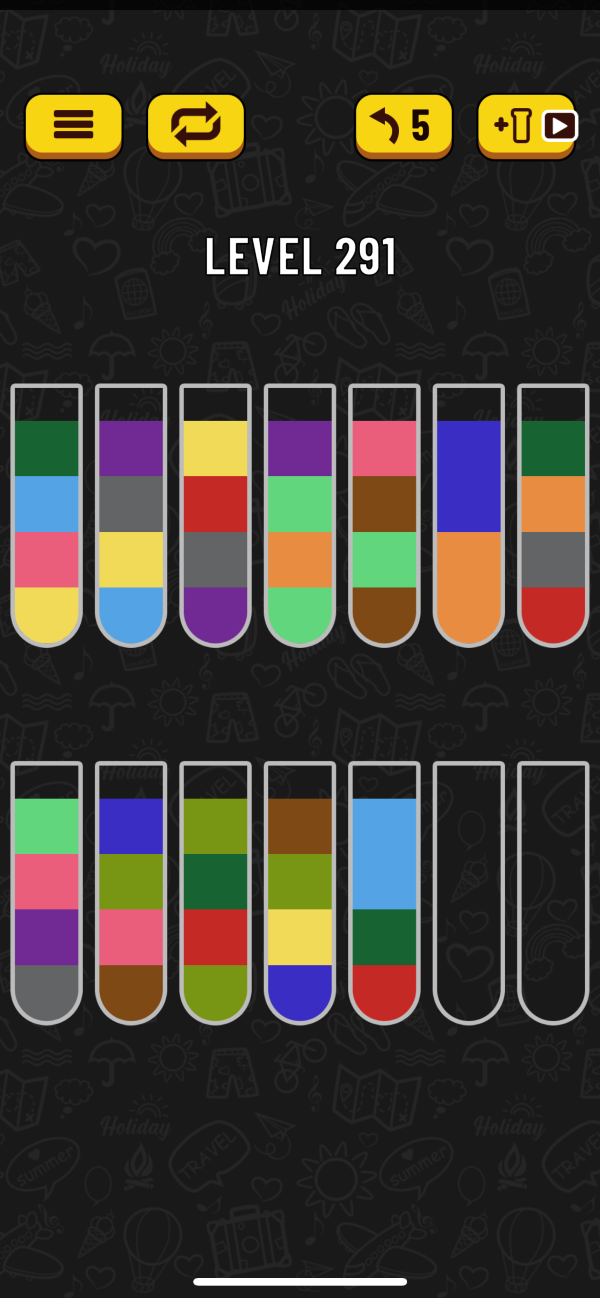
#> input picture lvl291test.png, 600 x 1298 px, given in place of ., which was not available
$ python main.py
#> lines starting #> are read from the running program, lines starting #| are printed output that depends on the picture; pictures that were not available may be replaced by others from this repository, and a replacement may not be noted
#Block: Color, n
#Vial: Block[]
#Board: Vial[]

import time
import copy
import cv2 as cv
import numpy as np
import queue

def fixMoves(moves):
    newmoves = []
    for i in range (0,len(moves)):
        if (i < len(moves) - 1 and moves[i][0] == moves[i+1][1] and moves[i+1][0] == moves[i][1]):
            i += 1
        newmoves.append(moves[i])
    return newmoves
# [34 lines left out: functions incompletVials, moveLegal, makeMove, not called in this run]
def checkWin(board,vialHeight):
    for vial in board:
        if not (len(vial) == 0 or (len(vial) == 1 and vial[0][1] == vialHeight)):
            return False
    return True
# [22 lines left out: function generateMoves, not called in this run]
def boardToString(board,vialHeight):
    out = []
    for vial in board:
        out.append(str(vial))
    out = sorted(out)
    return str(out)
def bfs(initial,vialHeight):
    states = queue.Queue()
    states.put((initial,[],0))
    firstDepthState = []
    c = 0
    prevStates = set()
    while not states.empty():
        c += 1
        top = states.get()
        if top[2] > 1:
            firstDepthState.append(top)
            continue
        stringBoard = boardToString(top[0], vialHeight)
        if stringBoard in prevStates:
            continue
        else:
            prevStates.add(stringBoard)
        if checkWin(top[0], vialHeight):
            finalMoves = fixMoves(top[1])
            return finalMoves
        moves = generateMoves(top[0], vialHeight)
        for move in moves:
            moved = makeMove(top[0], move[0], move[1], vialHeight)
            states.put((moved, top[1] + [(move[0] + 1, move[1] + 1)], top[2] + 1))
    states = queue.PriorityQueue()
    for state in firstDepthState:
        states.put((incompletVials(state[0],vialHeight,state[2]),state))
    while not states.empty():
        top = states.get()[1]
        c += 1
        stringBoard = (boardToString((top[0]),vialHeight))
        if stringBoard in prevStates:
            continue
        else:
            prevStates.add(stringBoard)
        if checkWin(top[0],vialHeight):
            finalMoves = fixMoves(top[1])
            print (str(c) + " States Computed")
            return finalMoves
        moves = generateMoves(top[0],vialHeight)
        for move in moves:
            moved = makeMove(top[0],move[0],move[1],vialHeight)
            states.put((incompletVials(moved,vialHeight,top[2]+1),(moved,top[1] + [(move[0] + 1, move[1] + 1)],top[2] + 1)))
    return "NO SOLUTION"

#cv and such
#1170,2532
totalImageSize = (1170,2532)
inputLocation = input("Enter file name of screenshot including extension (must be in same directory as solver):\n")
#> the answer given: .
#read and find vial locations
img_rgb = cv.imread(inputLocation,0)
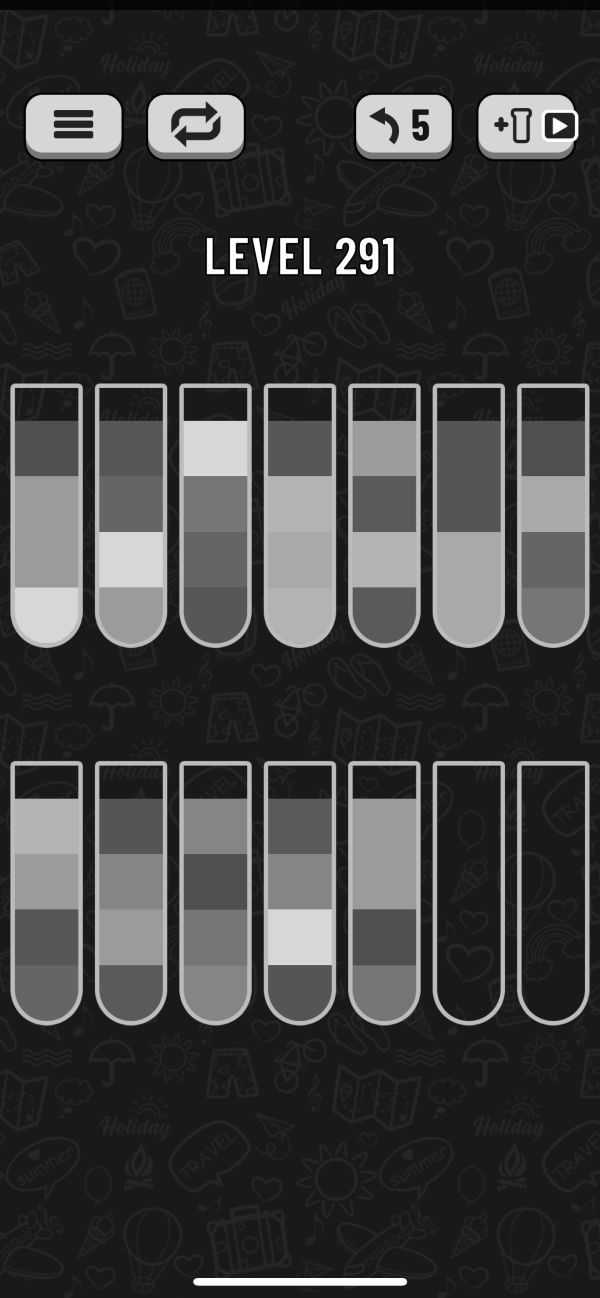
#> img_rgb: shape (1298, 600); min 0, max 255, mean 62.4
ow, oh = img_rgb.shape[::-1]
#> ow = 600; oh = 1298
print(ow,oh)
#| 600 1298
print(int(totalImageSize[1] * ow / totalImageSize[0]))
#| 1298
#img_rgb = img_rgb[0:min(oh,min(oh,int(totalImageSize[1] * ow / totalImageSize[0]))),0:ow]
img_rgb = cv.resize(img_rgb, (totalImageSize[0],int(oh * totalImageSize[0] / ow)))
#> img_rgb: shape (2531, 1170)
cv.imwrite("out.png",img_rgb)
template = cv.imread("vial.png",0)
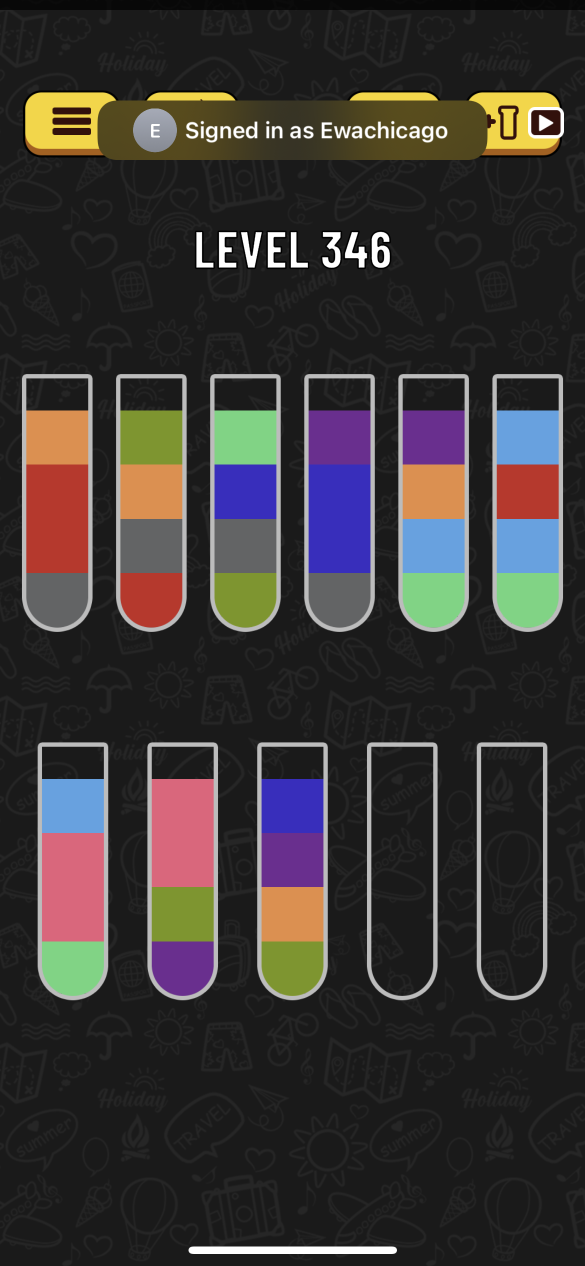
#> input picture lvl346.png, 1170 x 2532 px, given in place of vial.png, which was not available (shown at 1/2 size)
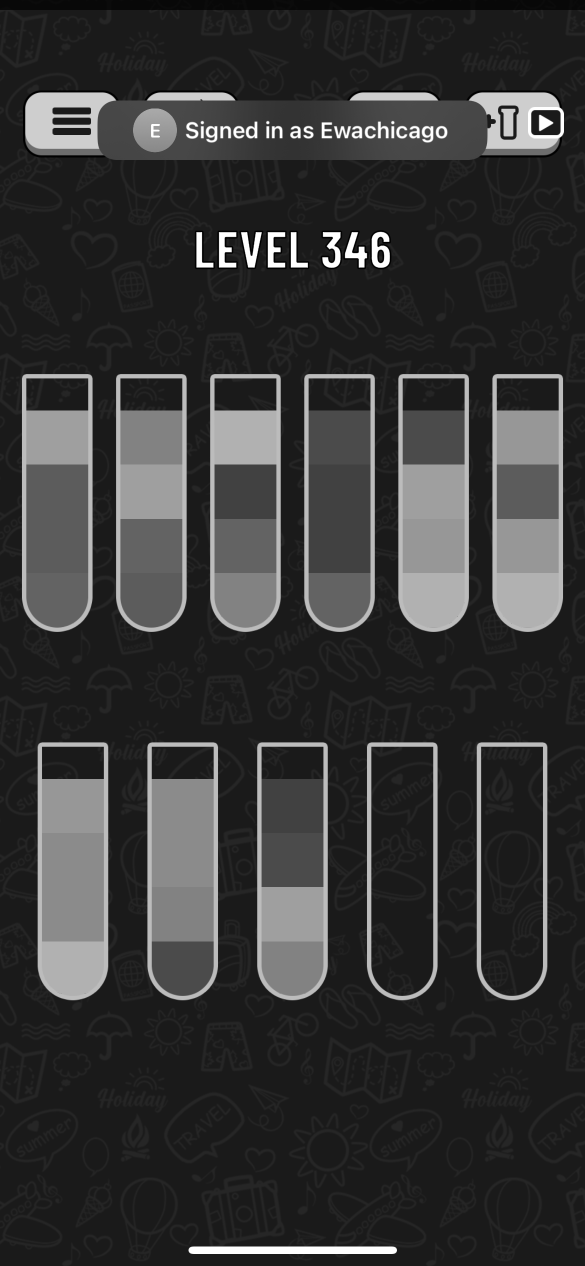
#> template: shape (2532, 1170) (shown at 1/2 size); min 0, max 255, mean 53.7
w, h = template.shape[::-1]
#> w = 1170; h = 2532
print("Image Read Successfully")
loc = []
res = cv.matchTemplate(img_rgb,template,cv.TM_CCOEFF_NORMED)
#> res = [0.519, 0.518]
threshold = 0.9
loc = np.where(res >= threshold)
#> loc = (empty array, empty array)
vialLocations = []
for pt in zip(*loc[::-1]):
    vialLocations.append((pt[0],pt[1]))
    cv.rectangle(img_rgb, pt, (pt[0] + w, pt[1] + h), (0,0,255), 2)
#> this loop made 0 passes
#> after the loop, vialLocations = []
vialPositions = []
for vial in vialLocations:
    bad = False
    for i in range(len(vialPositions)-1,-1,-1):
        if abs(vial[0] - vialPositions[i][0]) < 150 and abs(vial[1] - vialPositions[i][1]) < 150:
            bad = True
            break
    if not bad:
        vialPositions.append(vial)
#> after the loop, vialPositions = []
for i in range(0,len(vialPositions)):
    vialPositions[i] = (vialPositions[i][0] + 76,vialPositions[i][1] + 130)
print(str(len(vialPositions)) + " Vials Found")
#| 0 Vials Found
a = time.time()
#color detection
rows,cols = img_rgb.shape
#> rows = 2531; cols = 1170
alphabet = ['a','b','c','d','e','f','g','h','i','j','k','l','m','n','o','p','q','r','s','t','u','v','w','x','y','z']
colorSize = 106
boardInitial = []
for i in range(len(vialPositions)-2):
    vial = []
    for j in range(4):
        vial.append(img_rgb[j * colorSize + vialPositions[i][1],vialPositions[i][0]])
    boardInitial.append(vial)
#> after the loop, boardInitial = []
totalColors = set()
for vial in boardInitial:
    for color in vial:
        totalColors.add(color)
#> after the loop, totalColors = 0 items
totalColors = sorted(list(totalColors))
#> totalColors = []
print(str(len(totalColors)) + " Unique Colors Found.")
#| 0 Unique Colors Found.
print("Read initial board state:")
transferDict = {}
for i in range(len(totalColors)):
    transferDict[totalColors[i]] = i
#> after the loop, transferDict = 0 items
for i in range(len(boardInitial)):
    for j in range(4):
        boardInitial[i][j] = alphabet[transferDict[boardInitial[i][j]]]
finalBoard = []
for vial in boardInitial:
    out = []
    current = vial[0]
    count = 1
    for i in range(1,len(vial)):
        if current == vial[i]:
            count += 1
        else:
            out.append([current,count])
            count = 1
            current = vial[i]
    out.append([current,count])
    finalBoard.append(out)
#> after the loop, finalBoard = []
finalBoard.append([])
finalBoard.append([])
j = 1
for vial in finalBoard:
    print("Vial " + str(j) + ": " + str(vial))
    j += 1
#> this loop made 2 passes
#> (vial, j) on passes 1 to 2: ([], 2), ([], 3)
#| Vial 1: []
#| Vial 2: []
#> after the loop, j = 3
solved = bfs(finalBoard,4)
#> solved = []
print(str(len(solved)) + " Moves")
#| 0 Moves
print(str(time.time() - a) + " Seconds Spent")
print("Moves (from vial, to vial):")
print(solved)
print()
input("Click Enter to close solver")
